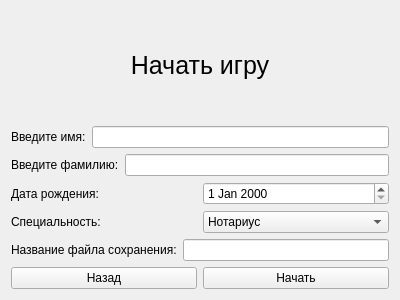
<?xml version="1.0" encoding="UTF-8"?>
<ui version="4.0">
 <class>start_Form</class>
 <widget class="QWidget" name="start_Form">
  <property name="geometry">
   <rect>
    <x>0</x>
    <y>0</y>
    <width>400</width>
    <height>300</height>
   </rect>
  </property>
  <property name="windowTitle">
   <string>Начать игру</string>
  </property>
  <layout class="QVBoxLayout" name="verticalLayout">
   <item>
    <widget class="QLabel" name="startGame_Label">
     <property name="font">
      <font>
       <pointsize>19</pointsize>
      </font>
     </property>
     <property name="text">
      <string>Начать игру</string>
     </property>
     <property name="alignment">
      <set>Qt::AlignCenter</set>
     </property>
    </widget>
   </item>
   <item>
    <layout class="QHBoxLayout" name="horizontalLayout">
     <item>
      <widget class="QLabel" name="name_Label">
       <property name="text">
        <string>Введите имя:</string>
       </property>
      </widget>
     </item>
     <item>
      <widget class="QLineEdit" name="name_Input"/>
     </item>
    </layout>
   </item>
   <item>
    <layout class="QHBoxLayout" name="horizontalLayout_2">
     <item>
      <widget class="QLabel" name="surname_Label">
       <property name="text">
        <string>Введите фамилию:</string>
       </property>
      </widget>
     </item>
     <item>
      <widget class="QLineEdit" name="surname_Input"/>
     </item>
    </layout>
   </item>
   <item>
    <layout class="QHBoxLayout" name="horizontalLayout_3">
     <item>
      <widget class="QLabel" name="birth_Label">
       <property name="text">
        <string>Дата рождения:</string>
       </property>
      </widget>
     </item>
     <item>
      <widget class="QDateEdit" name="birth_DateEdit"/>
     </item>
    </layout>
   </item>
   <item>
    <layout class="QHBoxLayout" name="horizontalLayout_4">
     <item>
      <widget class="QLabel" name="specialization_Label">
       <property name="text">
        <string>Специальность:</string>
       </property>
      </widget>
     </item>
     <item>
      <widget class="QComboBox" name="specialization_ComboBox">
       <item>
        <property name="text">
         <string>Нотариус</string>
        </property>
       </item>
      </widget>
     </item>
    </layout>
   </item>
   <item>
    <layout class="QHBoxLayout" name="horizontalLayout_6">
     <item>
      <widget class="QLabel" name="filename_Label">
       <property name="text">
        <string>Название файла сохранения:</string>
       </property>
      </widget>
     </item>
     <item>
      <widget class="QLineEdit" name="filename_Input"/>
     </item>
    </layout>
   </item>
   <item>
    <layout class="QHBoxLayout" name="horizontalLayout_5">
     <item>
      <widget class="QPushButton" name="back_Button">
       <property name="text">
        <string>Назад</string>
       </property>
      </widget>
     </item>
     <item>
      <widget class="QPushButton" name="start_Button">
       <property name="text">
        <string>Начать</string>
       </property>
      </widget>
     </item>
    </layout>
   </item>
  </layout>
 </widget>
 <resources/>
 <connections/>
</ui>
